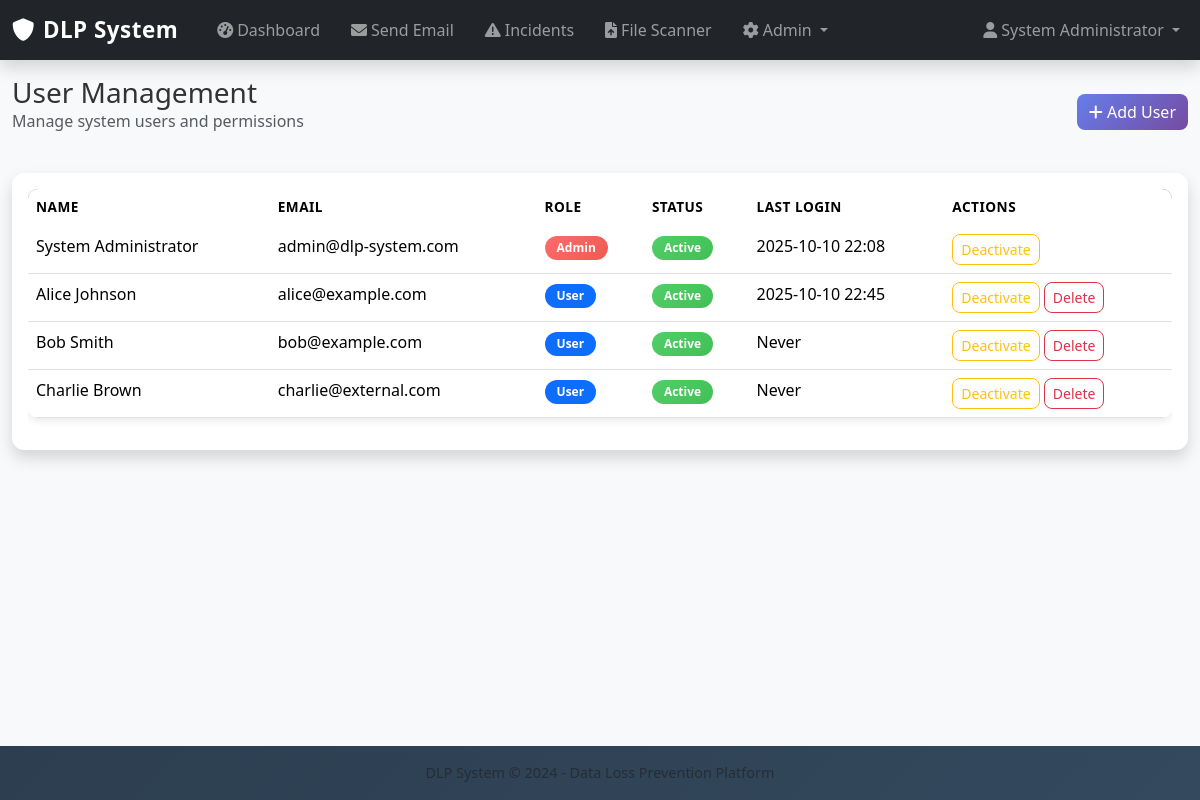
The app's page /admin/users (signed in) with its own data.
### models.py (models this page shows, shortened)
class User(UserMixin, db.Model):
    id = db.Column(db.Integer, primary_key=True)
    email = db.Column(db.String(120), unique=True, nullable=False, index=True)
    name = db.Column(db.String(100), nullable=False)
    password_hash = db.Column(db.String(128))
    is_admin = db.Column(db.Boolean, default=False)
    is_active = db.Column(db.Boolean, default=True)
    created_at = db.Column(db.DateTime, default=datetime.utcnow)
    last_login = db.Column(db.DateTime)
    sent_emails = db.relationship('EmailLog', foreign_keys='EmailLog.sender_id', backref='sender', lazy='dynamic')
    received_emails = db.relationship('EmailLog', foreign_keys='EmailLog.recipient_id', backref='recipient', lazy='dynamic')

### app.py (the view, shortened to what this page needs)
@app.route("/admin/users", methods=["GET", "POST"])
@login_required
def manage_users():
    if not current_user.is_admin:
        flash("Access denied. Admin privileges required.", "danger")
        return redirect(url_for("dashboard"))
    users = User.query.all()
    return render_template("manage_users.html", users=users)

### app.py (called while the page is built)
@login_manager.user_loader
def load_user(user_id):
    return User.query.get(int(user_id))

### templates/manage_users.html (shortened to what this page needs)
{% extends "base.html" %}
{% block content %}
<div class="container-fluid">
    <div class="d-flex justify-content-between align-items-center mb-4">
        <div>
            <h1 class="h3 mb-0">User Management</h1>
            <p class="text-muted">Manage system users and permissions</p>
        </div>
        <button class="btn btn-primary" data-bs-toggle="modal" data-bs-target="#addUserModal">
            <i class="fas fa-plus"></i> Add User
        </button>
    </div>
    <div class="card shadow">
        <div class="card-body">
            <div class="table-responsive">
                <table class="table table-hover">
                    <thead>
                        <tr>
                            <th>Name</th>
                            <th>Email</th>
                            <th>Role</th>
                            <th>Status</th>
                            <th>Last Login</th>
                            <th>Actions</th>
                        </tr>
                    </thead>
                    <tbody>
                        {% for user in users %}
                        <tr>
                            <td>{{ user.name }}</td>
                            <td>{{ user.email }}</td>
                            <td>
                                {% if user.is_admin %}
                                    <span class="badge bg-danger">Admin</span>
                                {% else %}
                                    <span class="badge bg-primary">User</span>
                                {% endif %}
                            </td>
                            <td>
                                {% if user.is_active %}
                                    <span class="badge bg-success">Active</span>
                                {% else %}
                                    <span class="badge bg-secondary">Inactive</span>
                                {% endif %}
                            </td>
                            <td>
                                {% if user.last_login %}
                                    {{ user.last_login.strftime('%Y-%m-%d %H:%M') }}
                                {% else %}
                                    Never
                                {% endif %}
                            </td>
                            <td>
                                <form method="POST" class="d-inline">
                                    <button type="submit" class="btn btn-sm btn-outline-warning">
                                        {% if user.is_active %}Deactivate{% else %}Activate{% endif %}
                                    </button>
                                </form>
                                {% if user.id != current_user.id %}
                                <form method="POST" class="d-inline" onsubmit="return confirm('Are you sure you want to delete this user?')">
                                    <button type="submit" class="btn btn-sm btn-outline-danger">Delete</button>
                                </form>
                                {% endif %}
                            </td>
                        </tr>
                        {% endfor %}
                    </tbody>
                </table>
            </div>
        </div>
    </div>
</div>
{% endblock %}

### templates/base.html (shortened to what this page needs)
<!doctype html>
<html lang="en">
<head>
  <link href="https://cdn.jsdelivr.net/npm/bootstrap@5.3.3/dist/css/bootstrap.min.css" rel="stylesheet">
  <link href="https://cdnjs.cloudflare.com/ajax/libs/font-awesome/6.0.0/css/all.min.css" rel="stylesheet">
  <link href="{{ url_for('static', filename='style.css') }}" rel="stylesheet">
</head>
<body>
  {% if current_user.is_authenticated %}
  <nav class="navbar navbar-expand-lg navbar-dark bg-dark shadow">
    <div class="container-fluid">
      <a class="navbar-brand" href="{{ url_for('dashboard') }}">
        <i class="fas fa-shield-alt me-2"></i>DLP System
      </a>
      <div class="collapse navbar-collapse" id="navbarNav">
        <ul class="navbar-nav me-auto">
          <li class="nav-item">
            <a class="nav-link" href="{{ url_for('dashboard') }}">
              <i class="fas fa-tachometer-alt me-1"></i>Dashboard
            </a>
          </li>
          <li class="nav-item">
            <a class="nav-link" href="{{ url_for('send_email') }}">
              <i class="fas fa-envelope me-1"></i>Send Email
            </a>
          </li>
          <li class="nav-item">
            <a class="nav-link" href="{{ url_for('incidents') }}">
              <i class="fas fa-exclamation-triangle me-1"></i>Incidents
            </a>
          </li>
          <li class="nav-item">
            <a class="nav-link" href="{{ url_for('file_scanner_page') }}">
              <i class="fas fa-file-upload me-1"></i>File Scanner
            </a>
          </li>
          {% if current_user.is_admin %}
          <li class="nav-item dropdown">
            <a class="nav-link dropdown-toggle" href="#" id="adminDropdown" role="button" data-bs-toggle="dropdown">
              <i class="fas fa-cog me-1"></i>Admin
            </a>
          </li>
          {% endif %}
        </ul>
        <ul class="navbar-nav">
          <li class="nav-item dropdown">
            <a class="nav-link dropdown-toggle" href="#" id="userDropdown" role="button" data-bs-toggle="dropdown">
              <i class="fas fa-user me-1"></i>{{ current_user.name }}
            </a>
          </li>
        </ul>
      </div>
    </div>
  </nav>
  {% endif %}
  {% block content %}{% endblock %}
  {% if current_user.is_authenticated %}
  <footer class="footer mt-auto py-3 bg-light">
    <div class="container text-center">
      <span class="text-muted">DLP System &copy; 2024 - Data Loss Prevention Platform</span>
    </div>
  </footer>
  {% endif %}
</body>
</html>

### static/style.css (style rules this page uses)
body { background-color: #f8f9fa; font-family: "Segoe UI", Roboto, Arial, sans-serif; color: #333; min-height: 100vh; display: flex; flex-direction: column; }
.navbar-brand { font-weight: bold; font-size: 1.4rem; letter-spacing: 0.5px; }
.nav-link { margin-left: 15px; transition: color 0.2s ease-in-out; }
.card { border-radius: 12px; box-shadow: 0px 4px 12px rgba(0, 0, 0, 0.1); transition: all 0.3s ease; border: none; }
.btn { border-radius: 8px; font-weight: 500; transition: all 0.3s ease; }
.btn-primary { background: linear-gradient(135deg, #667eea 0%, #764ba2 100%); border: none; }
.table { border-radius: 10px; overflow: hidden; box-shadow: 0 2px 8px rgba(0,0,0,0.1); }
.table thead { background: linear-gradient(135deg, #667eea 0%, #764ba2 100%); color: white; }
.table thead th { border: none; font-weight: 600; text-transform: uppercase; font-size: 0.85rem; letter-spacing: 0.5px; }
.table tbody tr { transition: all 0.2s ease; }
.badge { font-size: 0.75rem; padding: 6px 12px; border-radius: 20px; font-weight: 600; }
.badge.bg-danger { background: linear-gradient(135deg, #ff6b6b, #ee5a52) !important; }
.badge.bg-success { background: linear-gradient(135deg, #51cf66, #40c057) !important; }
.footer { background: linear-gradient(135deg, #2c3e50, #34495e); color: #ecf0f1; text-align: center; padding: 20px; margin-top: auto; font-size: 0.9rem; }

### records on screen
User: name "System Administrator", email "admin@dlp-system.com", is_admin "Admin", is_active "Active", last_login "2025-10-10 22:08"
User: name "Alice Johnson", email "alice@example.com", is_admin "User", is_active "Active", last_login "2025-10-10 22:45"
User: name "Bob Smith", email "bob@example.com", is_admin "User", is_active "Active", shows "Never"
User: name "Charlie Brown", email "charlie@external.com", is_admin "User", is_active "Active", shows "Never"
